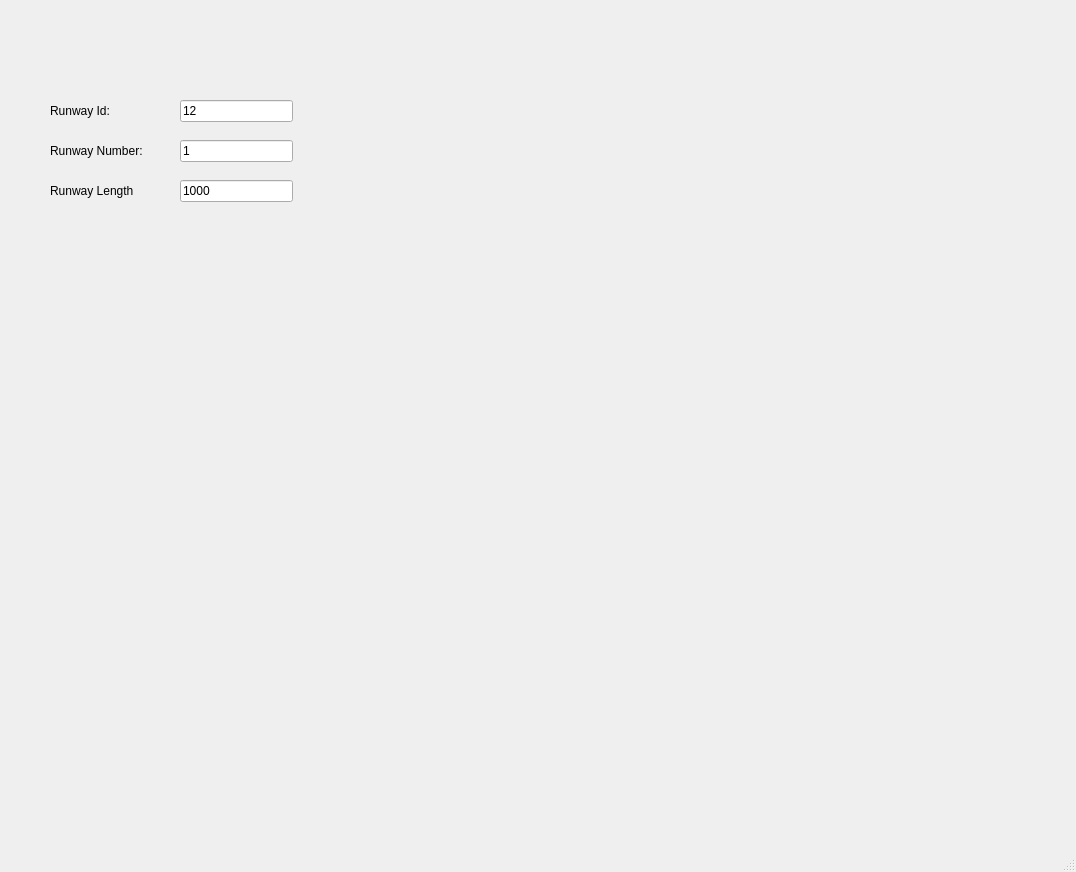
<?xml version="1.0" encoding="UTF-8"?>
<ui version="4.0">
 <class>MainWindow</class>
 <widget class="QMainWindow" name="MainWindow">
  <property name="geometry">
   <rect>
    <x>0</x>
    <y>0</y>
    <width>1076</width>
    <height>872</height>
   </rect>
  </property>
  <property name="windowTitle">
   <string>MainWindow</string>
  </property>
  <widget class="QWidget" name="centralwidget">
   <widget class="QLabel" name="label">
    <property name="geometry">
     <rect>
      <x>50</x>
      <y>90</y>
      <width>91</width>
      <height>41</height>
     </rect>
    </property>
    <property name="text">
     <string>Runway Id:</string>
    </property>
   </widget>
   <widget class="QLabel" name="label_2">
    <property name="geometry">
     <rect>
      <x>50</x>
      <y>130</y>
      <width>101</width>
      <height>41</height>
     </rect>
    </property>
    <property name="text">
     <string>Runway Number:</string>
    </property>
   </widget>
   <widget class="QLabel" name="label_3">
    <property name="geometry">
     <rect>
      <x>50</x>
      <y>170</y>
      <width>91</width>
      <height>41</height>
     </rect>
    </property>
    <property name="text">
     <string>Runway Length</string>
    </property>
   </widget>
   <widget class="QLineEdit" name="lineEdit">
    <property name="geometry">
     <rect>
      <x>180</x>
      <y>100</y>
      <width>113</width>
      <height>22</height>
     </rect>
    </property>
    <property name="text">
     <string>12</string>
    </property>
   </widget>
   <widget class="QLineEdit" name="lineEdit_2">
    <property name="geometry">
     <rect>
      <x>180</x>
      <y>140</y>
      <width>113</width>
      <height>22</height>
     </rect>
    </property>
    <property name="text">
     <string>1</string>
    </property>
   </widget>
   <widget class="QLineEdit" name="lineEdit_3">
    <property name="geometry">
     <rect>
      <x>180</x>
      <y>180</y>
      <width>113</width>
      <height>22</height>
     </rect>
    </property>
    <property name="text">
     <string>1000</string>
    </property>
   </widget>
  </widget>
  <widget class="QMenuBar" name="menubar">
   <property name="geometry">
    <rect>
     <x>0</x>
     <y>0</y>
     <width>1076</width>
     <height>26</height>
    </rect>
   </property>
  </widget>
  <widget class="QStatusBar" name="statusbar"/>
 </widget>
 <resources/>
 <connections/>
</ui>
